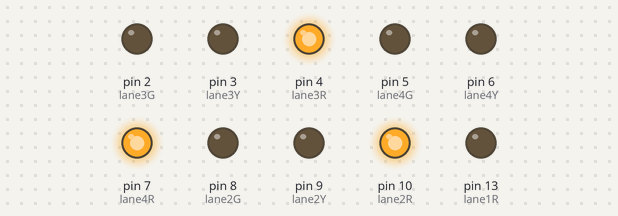
This sketch was run on a simulated Arduino Uno, built with avr-gcc and run on an emulated ATmega328P. Parts: output pins drawn as LEDs (lit = HIGH).

Above: at 5.0 s.
At 13.5 s:
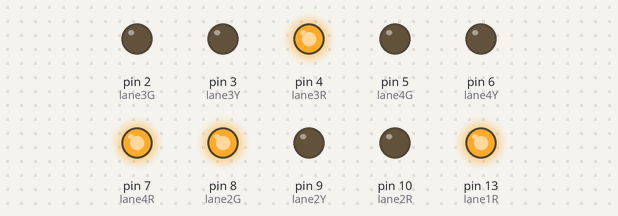
At 18.5 s:
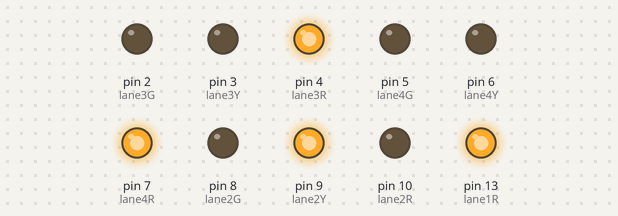
At 23.5 s:
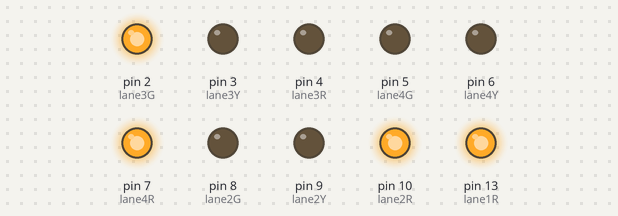
At 28.5 s:
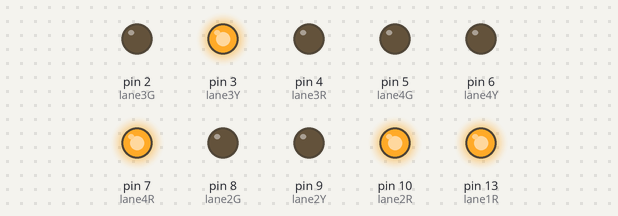
At 38.5 s:
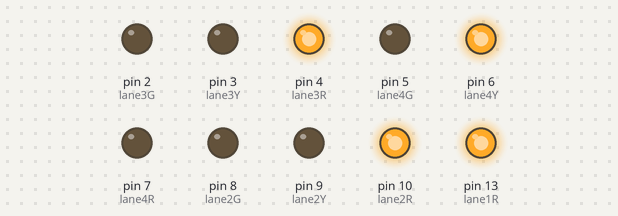
Timing chart, 0 to 52.0 s (numbered marks = the images above):
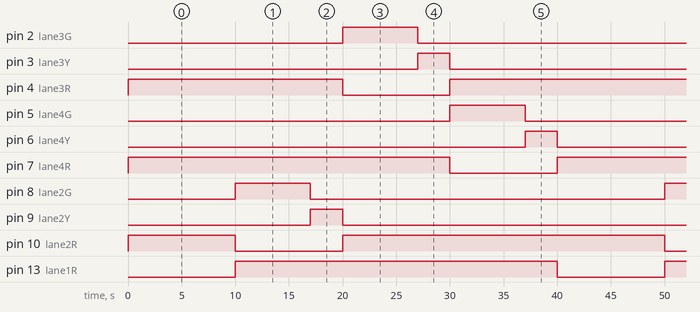

Measured:
- by itself, pin 2 (lane3G), pin 5 (lane4G), pin 8 (lane2G): alternates HIGH for 7.0 s and LOW for 33.0 s
- by itself, pin 3 (lane3Y), pin 6 (lane4Y), pin 9 (lane2Y): alternates HIGH for 3.0 s and LOW for 37.0 s
- by itself, pin 4 (lane3R), pin 10 (lane2R): repeats every 40.0 s: LOW 10.0 s, HIGH 30.0 s
- by itself, pin 7 (lane4R), pin 13 (lane1R): alternates HIGH for 30.0 s and LOW for 10.0 s

The sketch:

prioritySignalling.ino
```cpp
int lane1R =13;
int lane1Y =12;
int lane1G =11;

int lane2R =10;
int lane2Y =9;
int lane2G =8;

int lane4R =7;
int lane4Y =6;
int lane4G =5;

int lane3R =4;
int lane3Y =3;
int lane3G =2;


void setup()
{
  pinMode(lane1R,OUTPUT);
  pinMode(lane1R,OUTPUT);
  pinMode(lane1R,OUTPUT);

  pinMode(lane2R,OUTPUT);
  pinMode(lane2Y,OUTPUT);
  pinMode(lane2G,OUTPUT);

  pinMode(lane3R,OUTPUT);
  pinMode(lane3Y,OUTPUT);
  pinMode(lane3G,OUTPUT);

  pinMode(lane4R,OUTPUT);
  pinMode(lane4Y,OUTPUT);
  pinMode(lane4G,OUTPUT);
}

void loop()
{
	normal();
}

void normal()
{
  //setup
  digitalWrite(lane2G, LOW);
  digitalWrite(lane3G, LOW);
  digitalWrite(lane4G, LOW);

  digitalWrite(lane1R, LOW);
  digitalWrite(lane2R,HIGH);
  digitalWrite(lane3R,HIGH);
  digitalWrite(lane4R,HIGH);

  digitalWrite(lane1Y, LOW);
  digitalWrite(lane2Y, LOW);
  digitalWrite(lane3Y, LOW);
  digitalWrite(lane4Y, LOW);

   //Lane 1
  digitalWrite(lane1G,HIGH);

  delay(7000);
  digitalWrite(lane1G,LOW);
  digitalWrite(lane1Y,HIGH);

  delay(3000);
  //Lane2
  digitalWrite(lane1Y,LOW);
  digitalWrite(lane2R,LOW);
  digitalWrite(lane1R,HIGH);
  digitalWrite(lane2G,HIGH);

  delay(7000);
  digitalWrite(lane2G,LOW);
  digitalWrite(lane2Y,HIGH);

  delay(3000);
  //Lane3
  digitalWrite(lane2Y,LOW);
  digitalWrite(lane3R,LOW);
  digitalWrite(lane2R,HIGH);
  digitalWrite(lane3G,HIGH);

  delay(7000);
  digitalWrite(lane3G,LOW);
  digitalWrite(lane3Y,HIGH);

  delay(3000);
  //Lane4
  digitalWrite(lane3Y,LOW);
  digitalWrite(lane4R,LOW);
  digitalWrite(lane3R,HIGH);
  digitalWrite(lane4G,HIGH);

  delay(7000);
  digitalWrite(lane4G,LOW);
  digitalWrite(lane4Y,HIGH);

  delay(3000);
}
```
